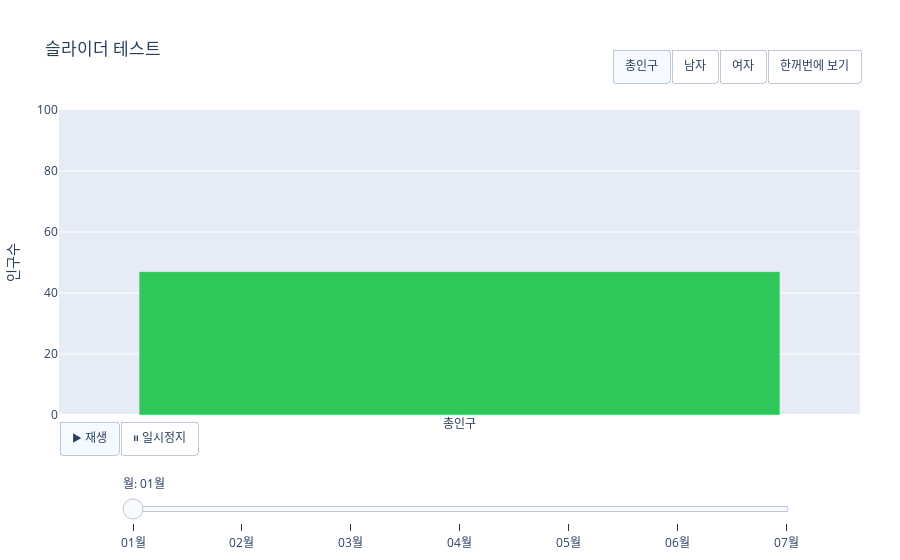

Notebook code for this chart:
### Code cell
# 전환 버튼(총/남/여) - traces의 visible 상태를 제어
# - 각 프레임은 3개의 trace(총/남/여) 데이터를 모두 가지고 있고,
# - 버튼은 어떤 trace만 보이게 할지 토글합니다.
metric_buttons =  {
    'type':"buttons",
    'direction':"right",
    'x':1.0, 'y':1.2, 'xanchor':'right','yanchor':'top',
    'showactive':True,
    "buttons":[
        {"label":"총인구", "method":"update", "args":[{"visible":[True, False, False], }]},
        {"label":"남자",   "method":"update", "args":[{"visible":[False, True, False], }]},
        {"label":"여자",   "method":"update", "args":[{"visible":[False, False, True], }]},
        {'label': '한꺼번에 보기', 'method': "update","args":[{"visible":[True,True,True]}]}
    ]
}

fig.update_layout(
    updatemenus = [ play_pause,metric_buttons,],
    margin={'t':110,'b':100,'l':40,'r':40}
)
fig.show()

### Figure 1 — Plotly figure (JSON) as saved in the notebook; plotly's stock layout.template omitted (floating-point values rounded to 4 significant figures)
{"data": [{"marker": {"color": "#30C75A"}, "name": "총인구", "type": "bar", "visible": true, "x": ["총인구"], "y": [47]}, {"marker": {"color": "#3148C7"}, "name": "남자", "type": "bar", "visible": false, "x": ["남자"], "y": [38]}, {"marker": {"color": "#D63626"}, "name": "여자", "type": "bar", "visible": false, "x": ["여자"], "y": [9]}], "layout": {"margin": {"b": 100, "l": 40, "r": 40, "t": 110}, "sliders": [{"active": 0, "currentvalue": {"prefix": "월: "}, "len": 0.84, "steps": [{"args": [["01월"], {"frame": {"duration": 0, "redraw": true}, "mode": "immediate"}], "label": "01월", "method": "animate"}, {"args": [["02월"], {"frame": {"duration": 0, "redraw": true}, "mode": "immediate"}], "label": "02월", "method": "animate"}, {"args": [["03월"], {"frame": {"duration": 0, "redraw": true}, "mode": "immediate"}], "label": "03월", "method": "animate"}, {"args": [["04월"], {"frame": {"duration": 0, "redraw": true}, "mode": "immediate"}], "label": "04월", "method": "animate"}, {"args": [["05월"], {"frame": {"duration": 0, "redraw": true}, "mode": "immediate"}], "label": "05월", "method": "animate"}, {"args": [["06월"], {"frame": {"duration": 0, "redraw": true}, "mode": "immediate"}], "label": "06월", "method": "animate"}, {"args": [["07월"], {"frame": {"duration": 0, "redraw": true}, "mode": "immediate"}], "label": "07월", "method": "animate"}], "x": 0.08, "y": -0.12}], "title": {"text": "슬라이더 테스트"}, "updatemenus": [{"buttons": [{"args": [null, {"frame": {"duration": 1000, "redraw": true}, "fromcurrent": true, "transition": {"duration": 200}}], "label": "▶ 재생", "method": "animate"}, {"args": [[null], {"frame": {"duration": 0, "redraw": false}, "mode": "immediate"}], "label": "⏸ 일시정지", "method": "animate"}], "direction": "right", "type": "buttons", "x": 0, "xanchor": "left", "y": -0.02, "yanchor": "top"}, {"buttons": [{"args": [{"visible": [true, false, false]}], "label": "총인구", "method": "update"}, {"args": [{"visible": [false, true, false]}], "label": "남자", "method": "update"}, {"args": [{"visible": [false, false, true]}], "label": "여자", "method": "update"}, {"args": [{"visible": [true, true, true]}], "label": "한꺼번에 보기", "method": "update"}], "direction": "right", "showactive": true, "type": "buttons", "x": 1, "xanchor": "right", "y": 1.2, "yanchor": "top"}], "yaxis": {"range": [0, 100], "title": {"text": "인구수"}}}}
